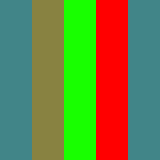

This is a level from a 2D game, rendered from its Tiled map with the project's own tilesets. A one-line summary and the complete map file follow:
An orthogonal 5x5 tile map with 32x32 px tiles, 1 tile layer (Tile Layer 1).

<map version="1.0" tiledversion="1.1.2" orientation="orthogonal" renderorder="right-down" width="5" height="5" tilewidth="32" tileheight="32" infinite="0" nextobjectid="1">
 <tileset firstgid="1" source="set1.tsx" />
 <layer name="Tile Layer 1" width="5" height="5">
  <data encoding="csv">
4,6,7,8,4,
4,6,7,8,4,
4,6,7,8,4,
4,6,7,8,4,
4,6,7,8,4
</data>
 </layer>
</map>
